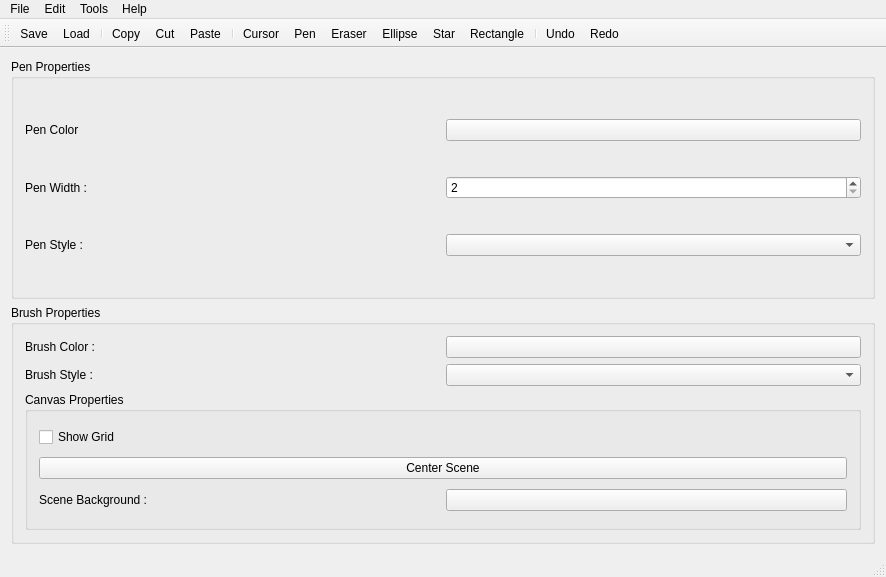
<?xml version="1.0" encoding="UTF-8"?>
<ui version="4.0">
 <class>MainWindow</class>
 <widget class="QMainWindow" name="MainWindow">
  <property name="geometry">
   <rect>
    <x>0</x>
    <y>0</y>
    <width>886</width>
    <height>577</height>
   </rect>
  </property>
  <property name="windowTitle">
   <string>MainWindow</string>
  </property>
  <widget class="QWidget" name="centralWidget">
   <layout class="QHBoxLayout" name="horizontalLayout_7">
    <item>
     <layout class="QVBoxLayout" name="listLayout">
      <item>
       <widget class="QGroupBox" name="groupBox">
        <property name="title">
         <string>Pen Properties</string>
        </property>
        <layout class="QVBoxLayout" name="verticalLayout">
         <item>
          <layout class="QHBoxLayout" name="horizontalLayout_3">
           <item>
            <widget class="QLabel" name="label">
             <property name="text">
              <string>Pen Color</string>
             </property>
            </widget>
           </item>
           <item>
            <widget class="QPushButton" name="penColorButton">
             <property name="text">
              <string/>
             </property>
            </widget>
           </item>
          </layout>
         </item>
         <item>
          <layout class="QVBoxLayout" name="colorPickerLayout"/>
         </item>
         <item>
          <layout class="QHBoxLayout" name="horizontalLayout_2">
           <item>
            <widget class="QLabel" name="label_2">
             <property name="text">
              <string>Pen Width : </string>
             </property>
            </widget>
           </item>
           <item>
            <widget class="QSpinBox" name="penWidthSpinbox">
             <property name="minimum">
              <number>2</number>
             </property>
             <property name="maximum">
              <number>12</number>
             </property>
            </widget>
           </item>
          </layout>
         </item>
         <item>
          <layout class="QHBoxLayout" name="horizontalLayout">
           <item>
            <widget class="QLabel" name="label_3">
             <property name="text">
              <string>Pen Style : </string>
             </property>
            </widget>
           </item>
           <item>
            <widget class="QComboBox" name="penStyleCombobox"/>
           </item>
          </layout>
         </item>
        </layout>
       </widget>
      </item>
      <item>
       <widget class="QGroupBox" name="groupBox_2">
        <property name="title">
         <string>Brush Properties</string>
        </property>
        <layout class="QVBoxLayout" name="verticalLayout_2">
         <item>
          <layout class="QHBoxLayout" name="horizontalLayout_4">
           <item>
            <widget class="QLabel" name="label_4">
             <property name="text">
              <string>Brush Color : </string>
             </property>
            </widget>
           </item>
           <item>
            <widget class="DragButton" name="brushColorButton">
             <property name="text">
              <string/>
             </property>
            </widget>
           </item>
          </layout>
         </item>
         <item>
          <layout class="QHBoxLayout" name="horizontalLayout_5">
           <item>
            <widget class="QLabel" name="label_5">
             <property name="text">
              <string>Brush Style : </string>
             </property>
            </widget>
           </item>
           <item>
            <widget class="QComboBox" name="brushStyleComboBox"/>
           </item>
          </layout>
         </item>
         <item>
          <widget class="QGroupBox" name="groupBox_3">
           <property name="title">
            <string>Canvas Properties</string>
           </property>
           <layout class="QVBoxLayout" name="verticalLayout_3">
            <item>
             <widget class="QCheckBox" name="showgridCheckbox">
              <property name="text">
               <string>Show Grid</string>
              </property>
             </widget>
            </item>
            <item>
             <widget class="QPushButton" name="centerSceneButton">
              <property name="text">
               <string>Center Scene</string>
              </property>
             </widget>
            </item>
            <item>
             <layout class="QHBoxLayout" name="horizontalLayout_6">
              <item>
               <widget class="QLabel" name="label_6">
                <property name="text">
                 <string>Scene Background : </string>
                </property>
               </widget>
              </item>
              <item>
               <widget class="QPushButton" name="sceneBackgroundButton">
                <property name="text">
                 <string/>
                </property>
               </widget>
              </item>
             </layout>
            </item>
           </layout>
          </widget>
         </item>
        </layout>
       </widget>
      </item>
     </layout>
    </item>
    <item>
     <layout class="QVBoxLayout" name="viewLayout"/>
    </item>
   </layout>
  </widget>
  <widget class="QMenuBar" name="menuBar">
   <property name="geometry">
    <rect>
     <x>0</x>
     <y>0</y>
     <width>886</width>
     <height>26</height>
    </rect>
   </property>
   <widget class="QMenu" name="menuFile">
    <property name="title">
     <string>File</string>
    </property>
    <addaction name="actionAdd_Image"/>
    <addaction name="actionQuit"/>
    <addaction name="actionSave"/>
    <addaction name="actionLoad"/>
   </widget>
   <widget class="QMenu" name="menuEdit">
    <property name="title">
     <string>Edit</string>
    </property>
    <addaction name="actionCopy"/>
    <addaction name="actionCut"/>
    <addaction name="actionPaste"/>
    <addaction name="separator"/>
    <addaction name="actionUndo"/>
    <addaction name="actionRedo"/>
    <addaction name="actionLanguage_Settings"/>
   </widget>
   <widget class="QMenu" name="menuTools">
    <property name="title">
     <string>Tools</string>
    </property>
    <addaction name="actionCursor"/>
    <addaction name="actionPen"/>
    <addaction name="actionEraser"/>
    <addaction name="actionEllipse"/>
    <addaction name="actionRectangle"/>
    <addaction name="actionStar"/>
   </widget>
   <widget class="QMenu" name="menuHelp">
    <property name="title">
     <string>Help</string>
    </property>
    <addaction name="actionAbout"/>
   </widget>
   <addaction name="menuFile"/>
   <addaction name="menuEdit"/>
   <addaction name="menuTools"/>
   <addaction name="menuHelp"/>
  </widget>
  <widget class="QToolBar" name="mainToolBar">
   <attribute name="toolBarArea">
    <enum>TopToolBarArea</enum>
   </attribute>
   <attribute name="toolBarBreak">
    <bool>false</bool>
   </attribute>
   <addaction name="actionSave"/>
   <addaction name="actionLoad"/>
   <addaction name="separator"/>
   <addaction name="actionCopy"/>
   <addaction name="actionCut"/>
   <addaction name="actionPaste"/>
   <addaction name="separator"/>
   <addaction name="actionCursor"/>
   <addaction name="actionPen"/>
   <addaction name="actionEraser"/>
   <addaction name="actionEllipse"/>
   <addaction name="actionStar"/>
   <addaction name="actionRectangle"/>
   <addaction name="separator"/>
   <addaction name="actionUndo"/>
   <addaction name="actionRedo"/>
  </widget>
  <widget class="QStatusBar" name="statusBar"/>
  <action name="actionAdd_Image">
   <property name="icon">
    <iconset resource="resource.qrc">
     <normaloff>:/images/open.png</normaloff>:/images/open.png</iconset>
   </property>
   <property name="text">
    <string>Add Image</string>
   </property>
  </action>
  <action name="actionQuit">
   <property name="icon">
    <iconset resource="resource.qrc">
     <normaloff>:/images/close.png</normaloff>:/images/close.png</iconset>
   </property>
   <property name="text">
    <string>Quit</string>
   </property>
  </action>
  <action name="actionPen">
   <property name="icon">
    <iconset resource="resource.qrc">
     <normaloff>:/images/pen.png</normaloff>:/images/pen.png</iconset>
   </property>
   <property name="text">
    <string>Pen</string>
   </property>
  </action>
  <action name="actionEraser">
   <property name="icon">
    <iconset resource="resource.qrc">
     <normaloff>:/images/eraser.png</normaloff>:/images/eraser.png</iconset>
   </property>
   <property name="text">
    <string>Eraser</string>
   </property>
  </action>
  <action name="actionEllipse">
   <property name="icon">
    <iconset resource="resource.qrc">
     <normaloff>:/images/circle.png</normaloff>:/images/circle.png</iconset>
   </property>
   <property name="text">
    <string>Ellipse</string>
   </property>
  </action>
  <action name="actionRectangle">
   <property name="icon">
    <iconset resource="resource.qrc">
     <normaloff>:/images/rectangle1.png</normaloff>:/images/rectangle1.png</iconset>
   </property>
   <property name="text">
    <string>Rectangle</string>
   </property>
  </action>
  <action name="actionStar">
   <property name="icon">
    <iconset resource="resource.qrc">
     <normaloff>:/images/star.png</normaloff>:/images/star.png</iconset>
   </property>
   <property name="text">
    <string>Star</string>
   </property>
  </action>
  <action name="actionAbout">
   <property name="icon">
    <iconset resource="resource.qrc">
     <normaloff>:/images/about.png</normaloff>:/images/about.png</iconset>
   </property>
   <property name="text">
    <string>About</string>
   </property>
  </action>
  <action name="actionCursor">
   <property name="icon">
    <iconset resource="resource.qrc">
     <normaloff>:/images/cursor.png</normaloff>:/images/cursor.png</iconset>
   </property>
   <property name="text">
    <string>Cursor</string>
   </property>
  </action>
  <action name="actionSave">
   <property name="icon">
    <iconset resource="resource.qrc">
     <normaloff>:/images/save.png</normaloff>:/images/save.png</iconset>
   </property>
   <property name="text">
    <string>Save</string>
   </property>
  </action>
  <action name="actionLoad">
   <property name="icon">
    <iconset resource="resource.qrc">
     <normaloff>:/images/open.png</normaloff>:/images/open.png</iconset>
   </property>
   <property name="text">
    <string>Load</string>
   </property>
  </action>
  <action name="actionCopy">
   <property name="icon">
    <iconset resource="resource.qrc">
     <normaloff>:/images/copyIcon.png</normaloff>:/images/copyIcon.png</iconset>
   </property>
   <property name="text">
    <string>Copy</string>
   </property>
  </action>
  <action name="actionCut">
   <property name="icon">
    <iconset resource="resource.qrc">
     <normaloff>:/images/cutIcon.png</normaloff>:/images/cutIcon.png</iconset>
   </property>
   <property name="text">
    <string>Cut</string>
   </property>
  </action>
  <action name="actionPaste">
   <property name="icon">
    <iconset resource="resource.qrc">
     <normaloff>:/images/pasteIcon.png</normaloff>:/images/pasteIcon.png</iconset>
   </property>
   <property name="text">
    <string>Paste</string>
   </property>
  </action>
  <action name="actionUndo">
   <property name="icon">
    <iconset resource="resource.qrc">
     <normaloff>:/images/undoIcon.png</normaloff>:/images/undoIcon.png</iconset>
   </property>
   <property name="text">
    <string>Undo</string>
   </property>
  </action>
  <action name="actionRedo">
   <property name="icon">
    <iconset resource="resource.qrc">
     <normaloff>:/images/redoIcon.png</normaloff>:/images/redoIcon.png</iconset>
   </property>
   <property name="text">
    <string>Redo</string>
   </property>
  </action>
  <action name="actionLanguage_Settings">
   <property name="text">
    <string>Language Settings</string>
   </property>
  </action>
 </widget>
 <layoutdefault spacing="6" margin="11"/>
 <customwidgets>
  <customwidget>
   <class>DragButton</class>
   <extends>QPushButton</extends>
   <header location="global">dragbutton.h</header>
  </customwidget>
 </customwidgets>
 <resources>
  <include location="resource.qrc"/>
 </resources>
 <connections/>
</ui>
